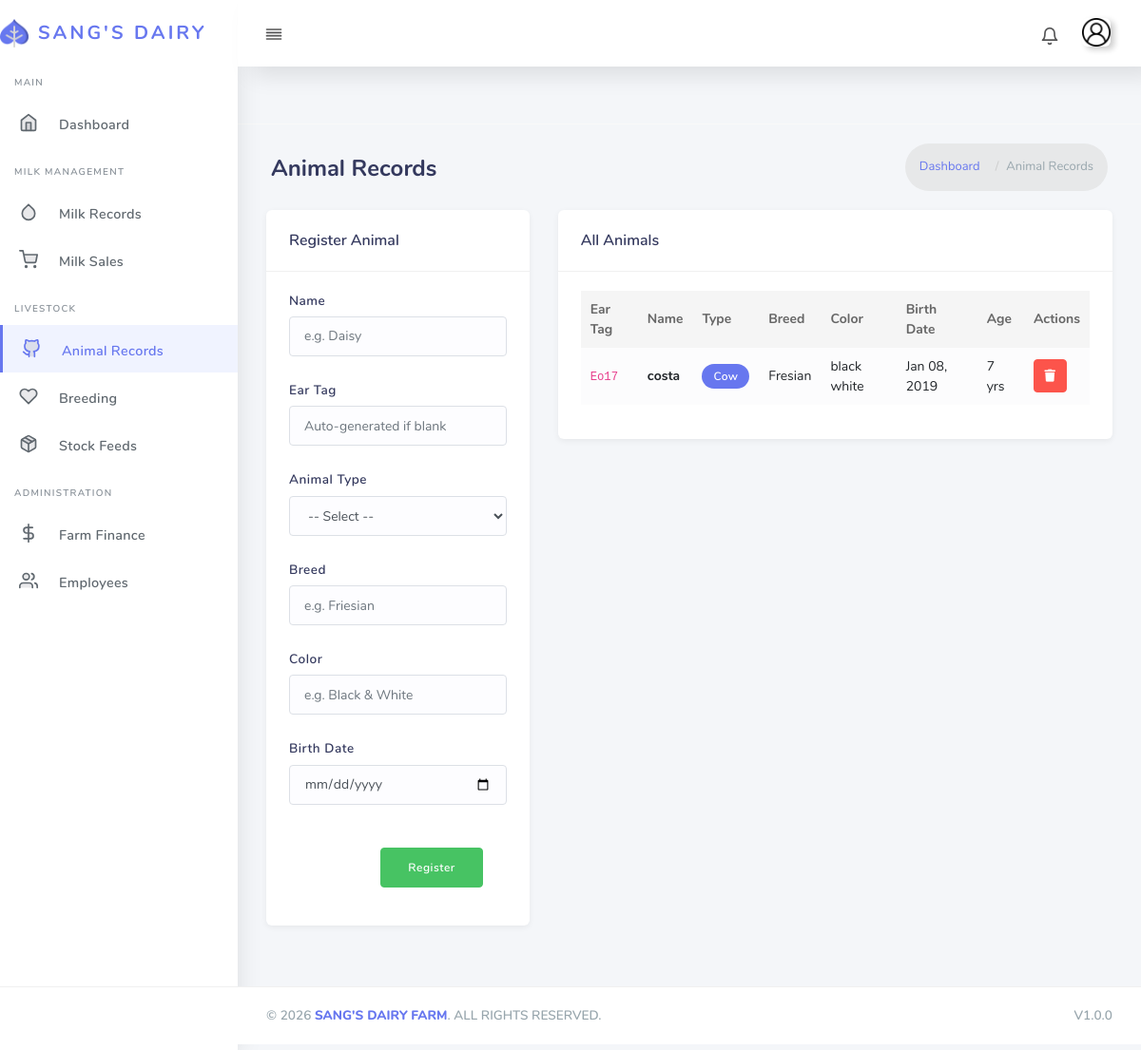
Screenshot of /animal_records/ with the database file from the repository.
### core/models.py (models this page shows, shortened)
class Animal(models.Model):
    animal_types = [
        ('Cow', 'Cow'),
        ('Calf', 'Calf'),
    ]
    ear_tag = ShortUUIDField(unique=True, primary_key=True, length=3, max_length=20, alphabet="ABCDEFGHIJKLMNOPQRSTUVWXYZO123456789")
    cow_name = models.CharField(max_length=100)
    animal_type = models.CharField(max_length=10, default="Cow", choices=animal_types)
    breed = models.CharField(max_length=50)
    color = models.CharField(max_length=30)
    birth_date = models.DateField()
    def age(self):
        today = date.today()
        age = today.year - self.birth_date.year - ((today.month, today.day) < (self.birth_date.month, self.birth_date.day))
        return age

### core/views.py (the view)
# urls.py: path("animal_records/", views.animal_records, name="animal-records"),
def animal_records(request):
    if request.method == 'POST':
        animal_records = Animal(
            ear_tag=request.POST['ear_tag'],
            cow_name=request.POST['cow_name'],
            animal_type = request.POST.get('animal_types'),
            breed=request.POST['breed'],
            color=request.POST['color'],
            birth_date=request.POST['birth_date']
        )
        animal_records.save()
        return redirect('core:animal-records')  # Redirect to list view after creation
    else:
        animal_types = Animal.animal_types
        animals = Animal.objects.all()  # Fetch all animal objects
        context = {'animal_types': animal_types,
                   'animals': animals
                   }
        return render(request, 'core/animal_records.html', context)

### templates/core/animal_records.html (shortened to what this page needs)
{% extends "partials/base.html" %}
{% load static %}
{% block content %}
<div class="main-content">
  <section class="section">
    <div class="section-header">
      <h1>Animal Records</h1>
      <div class="section-header-breadcrumb">
        <div class="breadcrumb-item"><a href="{% url 'core:index' %}">Dashboard</a></div>
        <div class="breadcrumb-item active">Animal Records</div>
      </div>
    </div>
    <div class="section-body">
      <div class="row">
        <div class="col-12 col-md-5 col-lg-4">
          <div class="card">
            <div class="card-header">
              <h4>Register Animal</h4>
            </div>
            <div class="card-body">
              <form method="POST">
                <div class="form-group">
                  <label>Name</label>
                  <input type="text" name="cow_name" class="form-control" placeholder="e.g. Daisy" required>
                </div>
                <div class="form-group">
                  <label>Ear Tag</label>
                  <input type="text" name="ear_tag" class="form-control" placeholder="Auto-generated if blank">
                </div>
                <div class="form-group">
                  <label>Animal Type</label>
                  <select name="animal_types" class="form-control" required>
                    <option value="">-- Select --</option>
                  </select>
                </div>
                <div class="form-group">
                  <label>Breed</label>
                  <input type="text" name="breed" class="form-control" placeholder="e.g. Friesian" required>
                </div>
                <div class="form-group">
                  <label>Color</label>
                  <input type="text" name="color" class="form-control" placeholder="e.g. Black & White" required>
                </div>
                <div class="form-group">
                  <label>Birth Date</label>
                  <input type="date" name="birth_date" class="form-control" required>
                </div>
                <div class="card-footer text-right">
                  <button type="submit" class="btn btn-save">Register</button>
                </div>
              </form>
            </div>
          </div>
        </div>
        <div class="col-12 col-md-7 col-lg-8">
          <div class="card">
            <div class="card-header">
              <h4>All Animals</h4>
            </div>
            <div class="card-body">
              <div class="table-responsive">
                <table class="table table-striped" id="animalTable">
                  <thead>
                    <tr>
                      <th>Ear Tag</th>
                      <th>Name</th>
                      <th>Type</th>
                      <th>Breed</th>
                      <th>Color</th>
                      <th>Birth Date</th>
                      <th>Age</th>
                      <th>Actions</th>
                    </tr>
                  </thead>
                  <tbody>
                    {% for animal in animals %}
                    <tr>
                      <td><code>{{ animal.ear_tag }}</code></td>
                      <td><strong>{{ animal.cow_name }}</strong></td>
                      <td>
                        <span class="badge badge-{{ animal.animal_type|lower }}">{{ animal.animal_type }}</span>
                      </td>
                      <td>{{ animal.breed }}</td>
                      <td>{{ animal.color }}</td>
                      <td>{{ animal.birth_date|date:"M d, Y" }}</td>
                      <td>{{ animal.age }} yrs</td>
                      <td>
                        <a href="{% url 'core:animal-records-delete' animal.ear_tag %}" class="btn btn-action btn-del" title="Delete"><i class="fas fa-trash"></i></a>
                      </td>
                    </tr>
                    {% empty %}
                    <tr><td colspan="8" class="text-center text-muted">No animals registered</td></tr>
                    {% endfor %}
                  </tbody>
                </table>
              </div>
            </div>
          </div>
        </div>
      </div>
    </div>
  </section>
</div>
{% endblock content %}

### static/css/custom.css (style rules this page uses)
body { background: #f4f6f9; }
.section-header h1 { font-size: 1.5rem; font-weight: 700; color: #34395e; }
.main-content > .section { padding-top: 10px; }
.card { border: none; border-radius: 6px; box-shadow: 0 2px 6px rgba(0,0,0,0.06); margin-bottom: 24px; }
.card .card-header { border-bottom: 1px solid #f0f0f0; padding: 18px 24px; background: transparent; }
.card .card-header h4 { font-size: 1rem; font-weight: 600; color: #34395e; margin: 0; }
.card .card-body { padding: 20px 24px; }
.btn-action { display: inline-flex; align-items: center; justify-content: center; width: 32px; height: 32px; border-radius: 4px; padding: 0; font-size: 14px; transition: all 0.15s ease; }
.btn-del { background-color: #fc544b; border-color: #fc544b; color: #fff; }
.form-group label { font-weight: 600; font-size: 0.85rem; color: #34395e; margin-bottom: 6px; }
.form-control { border-radius: 4px; border: 1px solid #dce0e6; padding: 8px 14px; font-size: 0.9rem; transition: border-color 0.2s ease, box-shadow 0.2s ease; }
select.form-control { height: 42px !important; appearance: auto; }
.card-footer { background: transparent; border-top: 1px solid #f0f0f0; padding: 15px 24px; }
.btn-save { background-color: #47c363; border-color: #47c363; color: #fff; font-weight: 600; padding: 8px 28px; border-radius: 4px; }
.table-striped tbody tr:nth-of-type(odd) { background-color: #fcfcfd; }
.badge-cow { background-color: #6777ef; color: #fff; }
.section-header { display: flex; align-items: center; justify-content: space-between; padding-bottom: 15px; }
.section-header-breadcrumb { display: flex; align-items: center; }
.breadcrumb-item + .breadcrumb-item::before { content: "/"; padding: 0 8px; color: #ccc; }
.breadcrumb-item a { color: #6777ef; font-weight: 500; }
.breadcrumb-item:last-child { color: #98a6ad; }

### rows the page displays
Animal: ear_tag "Eo17", cow_name "costa", animal_type "Cow", breed "Fresian", color "black white", birth_date "Jan 08, 2019", age "7"
